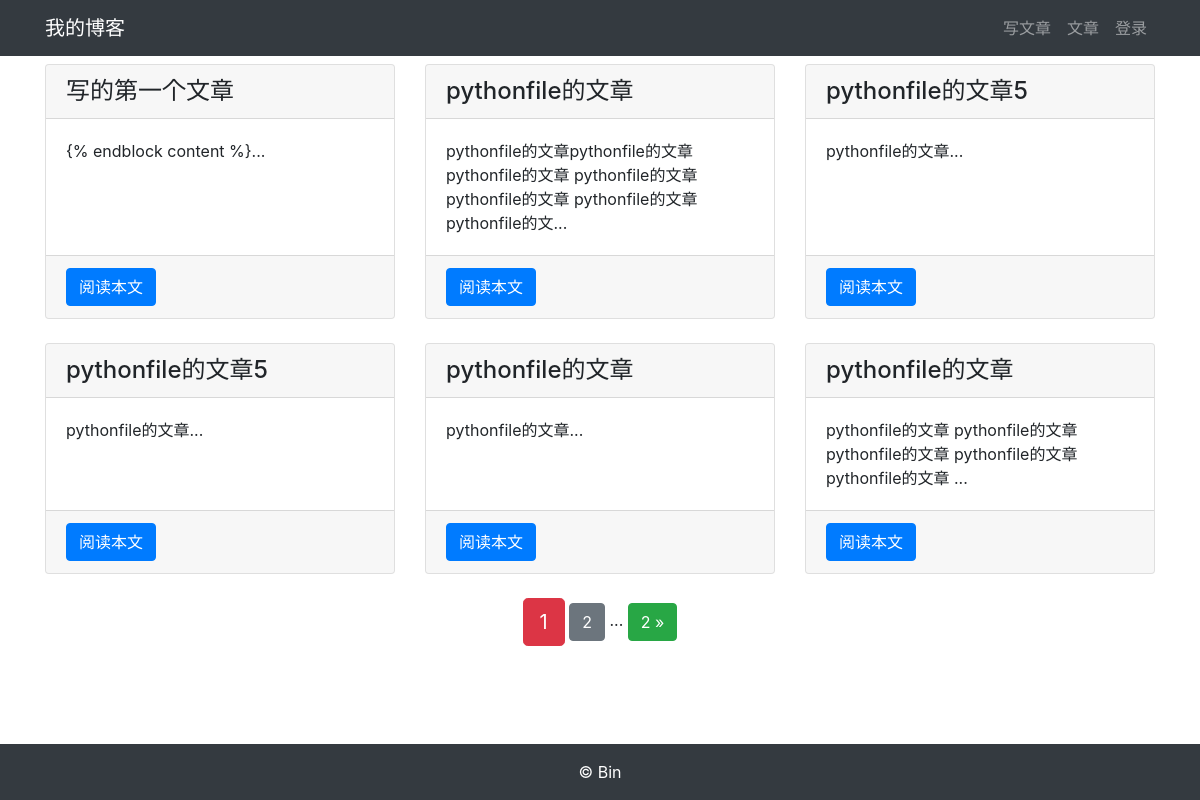
Page /article/article-list/ on the committed database.
### article/models.py (models this page shows, shortened)
class ArticlePost(models.Model):
    author = models.ForeignKey(User, on_delete=models.CASCADE)
    title = models.CharField(max_length=100)
    body = models.TextField()
    created = models.DateTimeField(default=timezone.now)
    update = models.DateTimeField(auto_now=True)
    class Meta:
        ordering = ('-created',)

### article/views.py (the view)
# urls.py: path('article-list/', views.article_list, name="article_list"),
def article_list(request):
    article_list = ArticlePost.objects.all()
    pagintor = Paginator(article_list,6)
    page = request.GET.get('page')
    articles = pagintor.get_page(page)
    context = {'articles':articles}
    return render(request,'article/list.html',context)

### templates/article/list.html (shortened to what this page needs)
{% extends "base.html" %}
{% load staticfiles %}
{% block content %}
<div class="container">
    <div class="row mt-2">
        {% for article in articles %}
        <div class="col-4 mb-4">
            <div class="card h-100">
                <h4 class="card-header">{{ article.title }}</h4>
                <div class="card-body">
                    <p class="card-text">{{ article.body|slice:'100' }}...</p>
                </div>
                <div class="card-footer">
                    <a href="{% url 'article:article_detail' article.id %}" class="btn btn-primary">阅读本文</a>
                </div>
            </div>
        </div>
        {% endfor %}
    </div>
</div>
<div class="pagination row">
    <div class="m-auto">
        <span class="step-links">
            <span class="current btn btn-danger btn-lg">
                {{ articles.number }}
            </span>
            {% if articles.has_next %}
                <a href="?page={{ articles.next_page_number }}"
                   class="btn btn-secondary"
                >
                    {{ articles.next_page_number }}
                </a>
                <span>...</span>
                <a href="?page={{ articles.paginator.num_pages }}"
                   class="btn btn-success"
                >
                    {{ articles.paginator.num_pages }} &raquo;
                </a>
            {% endif %}
        </span>
    </div>
</div>{% endblock content %}

### rows in the picture
ArticlePost: title "写的第一个文章", body "{% endblock content %}"
ArticlePost: title "pythonfile的文章", body "pythonfile的文章pythonfile的文章 pythonfile的文章 pythonfile的文章 pythonfile的文章 pythonfile的文章 pythonfile的文"
ArticlePost: title "pythonfile的文章5", body "pythonfile的文章"
ArticlePost: title "pythonfile的文章5", body "pythonfile的文章"
ArticlePost: title "pythonfile的文章", body "pythonfile的文章"
ArticlePost: title "pythonfile的文章", body "pythonfile的文章 pythonfile的文章 pythonfile的文章 pythonfile的文章 pythonfile的文章"

### other values in the picture
{{ articles.number }} "1"
{{ articles.next_page_number }} "2"
{{ articles.paginator.num_pages }} "2"
